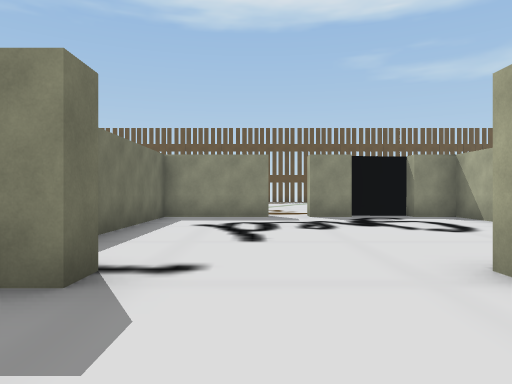
[1] (above)

24 first-person views from a walk through a scene from a Unity 3-D project. The camera is 1.2 m above the floor, looks level and sees 70° across. The floor is counted in squares, 2 m on a side. Each view is taken from the middle of a square. On the plan, view 1 faces up. The plan holds only what a view shows up to about 10 squares ahead; the rest is blank. The place goes on beyond the plan. Door leaves are left out, so doorways stand open.

[2]
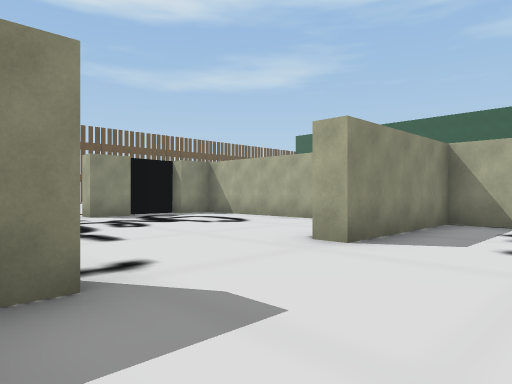

[3]
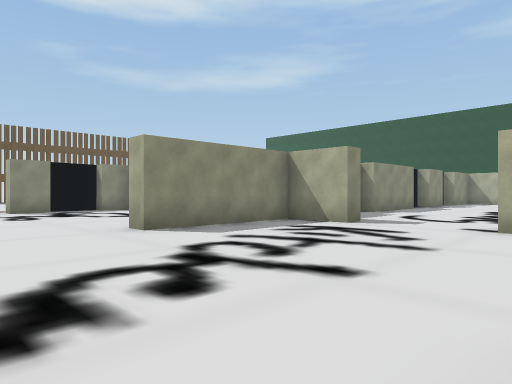

[4]
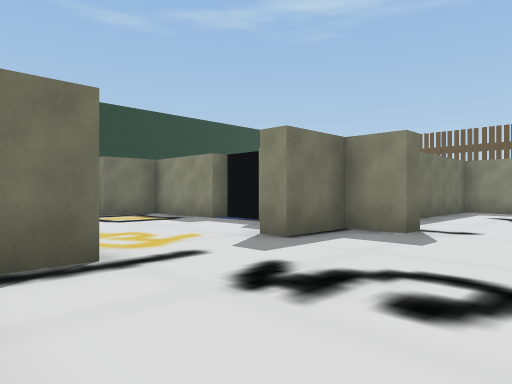

[5]
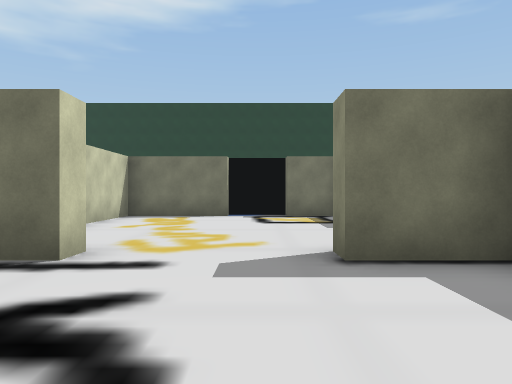

[6]
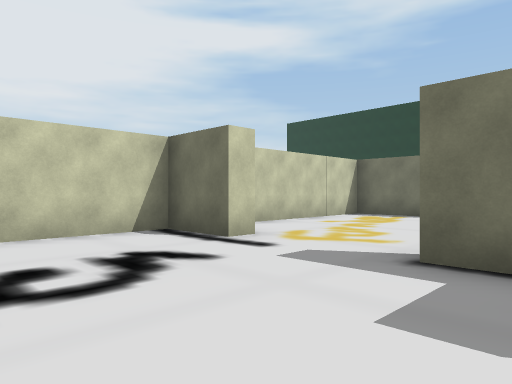

[7]
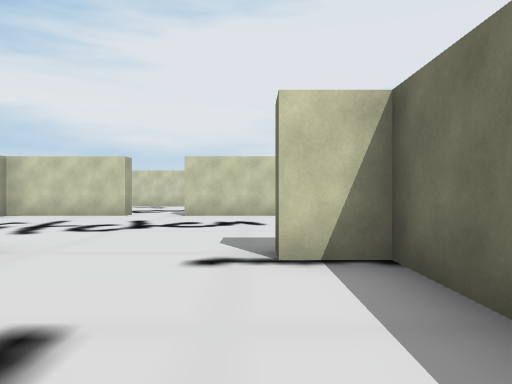

[8]
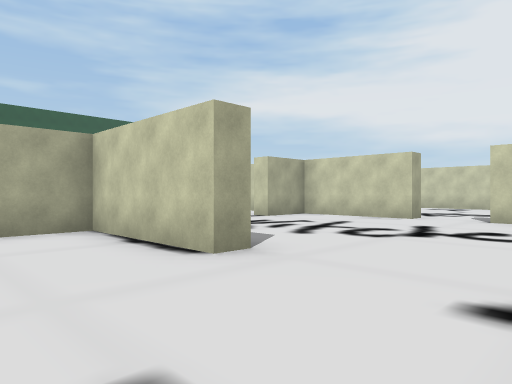

[9]
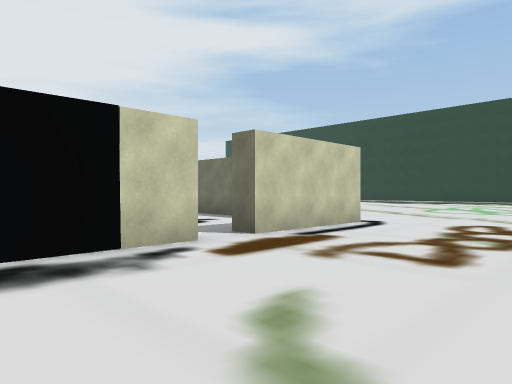

[10]
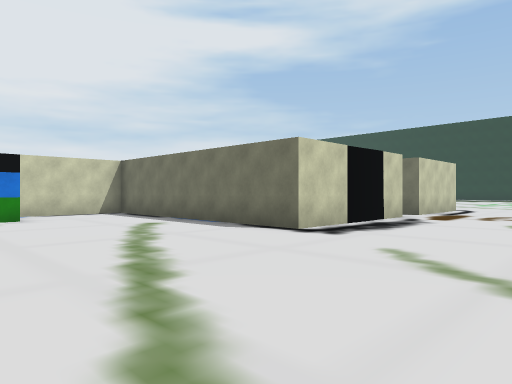

[11]
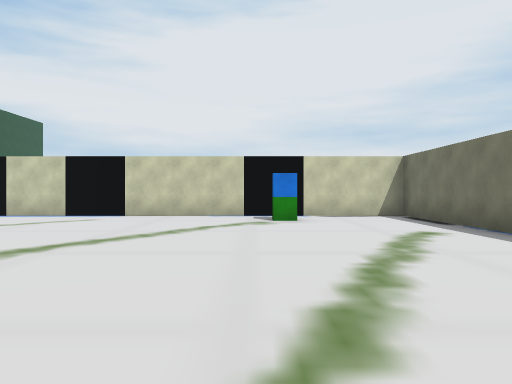

[12]
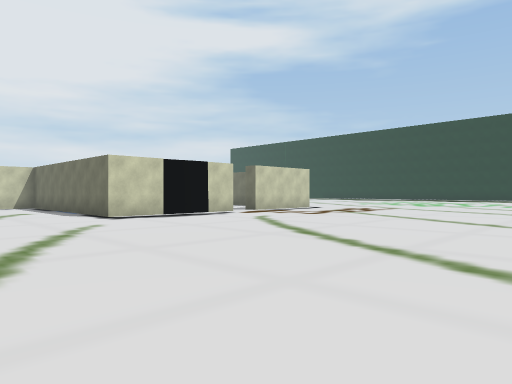

[13]
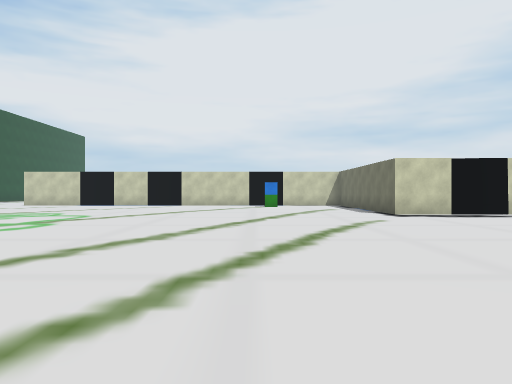

[14]
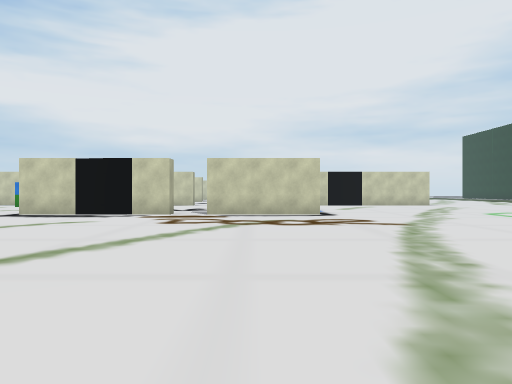

[15]
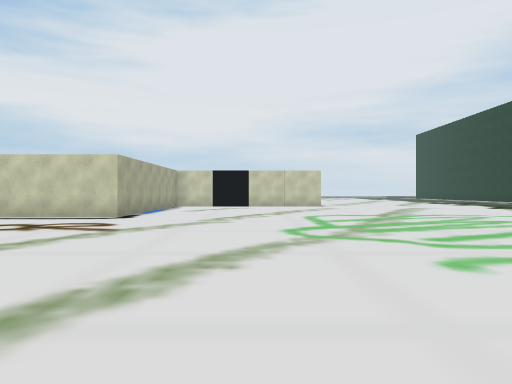

[16]
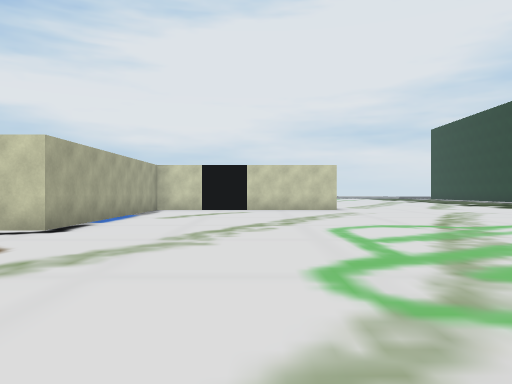

[17]
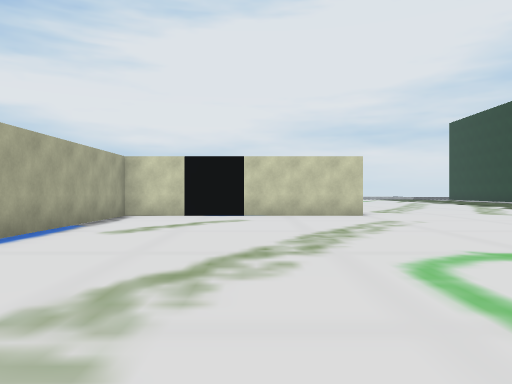

[18]
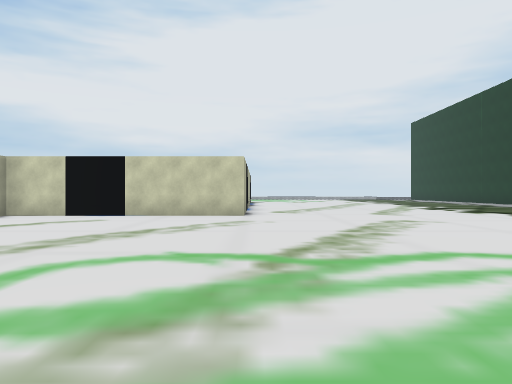

[19]
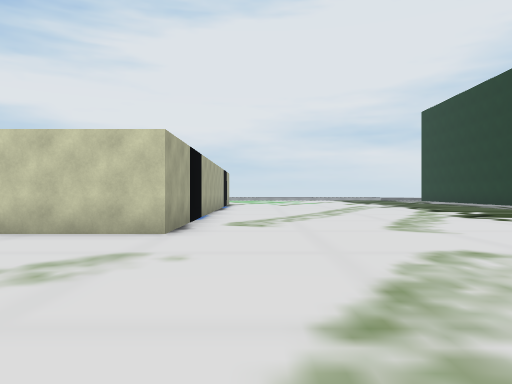

[20]
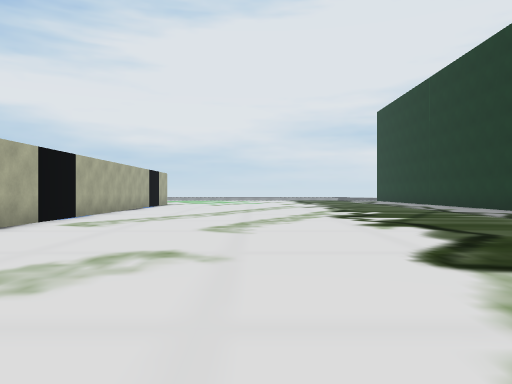

[21]
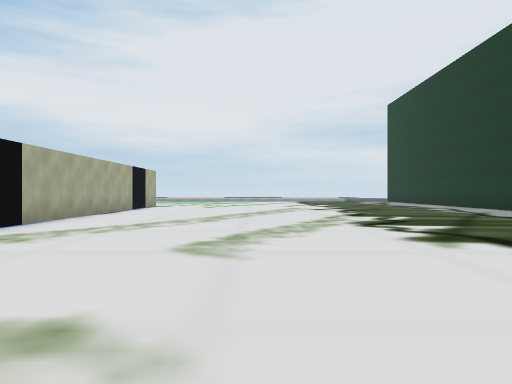

[22]
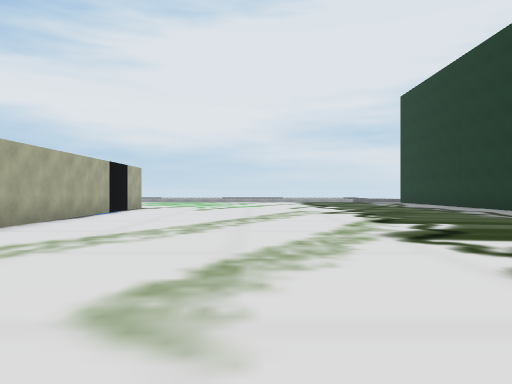

[23]
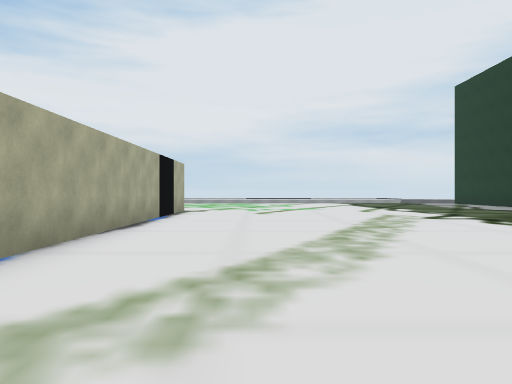

[24]
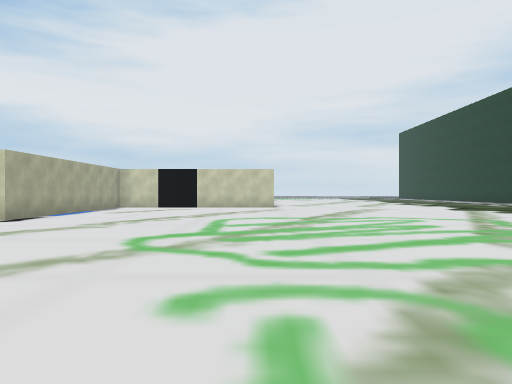

### Floor plan
Points are (right, up) in squares from view 1. A wall is a line through its corners. A room is listed if a view was taken in it or the views show most of it. See-through windows are left out.
Room 1 (views 1, 3, 4, 5, 6, 7, 8)
walls: (5.3, 0.8) (5.3, 2.3) (1.8, 2.3) (1.8, 2.8) (4.8, 2.8) (4.8, 8.8) (3.8, 8.8) (3.8, 9.2) (2.4, 9.2); (2.3, -3.2) (5.3, -3.2) (5.3, -1.7); (-2.2, -1.7) (-2.2, -3.2) (0.9, -3.2); (0.3, 9.3) (0.3, 8.8) (-2.2, 8.8) (-2.2, 2.8) (-1.2, 2.8) (-1.2, 2.3) (-2.2, 2.3) (-2.2, 0.8)
ways out: opening at (-2, -0.5) to room 2; open door at (1, 9) to room 3; opening at (1.5, -4); opening at (6, -0.5)
objects: block (2, 9)
Room 2 (view 2)
walls: (-2.8, -1.7) (-2.2, -1.7); (-8.2, -0.6) (-8.2, -3.2) (-4.1, -3.2); (-2.2, 0.8) (-2.8, 0.8); (-4.6, 2.7) (-5.7, 2.7) (-5.7, 2.3) (-7.9, 2.3); (-8.7, 0.9) (-8.7, -0.8); (-8.2, 2) (-8.2, 0.8)
ways out: opening at (-2, -0.5) to room 1
Room 3 (views 9, 10, 11, 12, 13, 14, 15, 16, 17, 18, 19, 20, 21, 22, 23, 24)
walls: (2.4, 9.3) (5.3, 9.3) (5.3, 2.8) (13.5, 2.8); (-8.7, -6.5) (-8.7, 2.8) (-2.7, 2.8) (-2.7, 9.3) (0.3, 9.3)
ways out: open door at (1, 9) to room 1
objects: other object (9, 4)

Where each view was taken, in squares from view 1:
view 1: 0 up, 0 right, facing up
view 2: 0 up, 2 left, facing up-right
view 3: 3 down, 1 left, facing up-right
view 4: 3 down, 1 right, facing up-left
view 5: 0 up, 1 right, facing left
view 6: 2 up, 1 right, facing down-left
view 7: 6 up, 1 left, facing down
view 8: 5 up, 1 left, facing down-right
view 9: 13 up, 4 right, facing down-left
view 10: 13 up, 10 right, facing down-left
view 11: 12 up, 9 right, facing down
view 12: 18 up, 9 right, facing down-left
view 13: 19 up, 9 right, facing down
view 14: 19 up, 1 left, facing down
view 15: 18 up, 6 left, facing down
view 16: 15 up, 6 left, facing down
view 17: 12 up, 6 left, facing down
view 18: 12 up, 9 left, facing down
view 19: 8 up, 10 left, facing down
view 20: 8 up, 13 left, facing down
view 21: 6 up, 13 left, facing down
view 22: 4 up, 13 left, facing down
view 23: 2 up, 11 left, facing down
view 24: 17 up, 8 left, facing down
